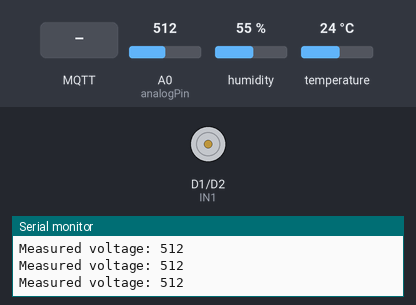
Bench run of a sketch on a simulated ESP8266 (NodeMCU). Parts: motor-driver pin pairs drawn as motors (green arrow = first pin HIGH = forward, orange = second pin HIGH = backward, longer = more drive, scaled by the enable pin), the last lines printed to the serial monitor. The test bench sets the inputs (shaded band); at power-on: A0 (analogPin) = 512, humidity 55 %, temperature 24 °C. WiFi joins after 1.5 s; servers stay silent unless stated; no MQTT or app messages arrive unless stated.

Above: at 3.2 s.
3.3 s: MQTT message "5" arrives on the first subscribed topic
At 4.6 s:
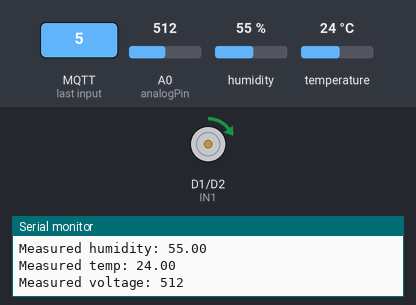
4.9 s: MQTT message "90" arrives on the first subscribed topic
At 6.2 s:
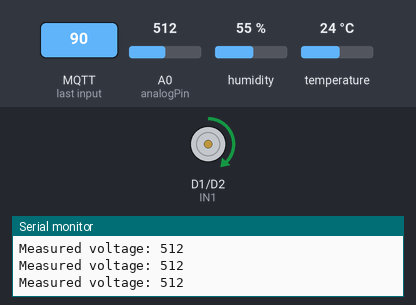
6.5 s: MQTT message "200" arrives on the first subscribed topic
At 7.0 s:
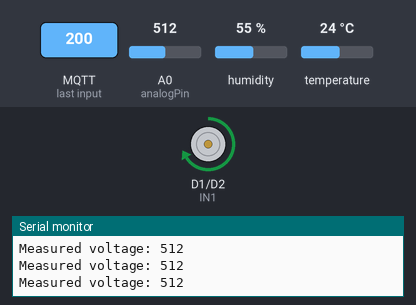
8.0 s: MQTT message "dry/speed" arrives on the first subscribed topic
At 8.7 s:
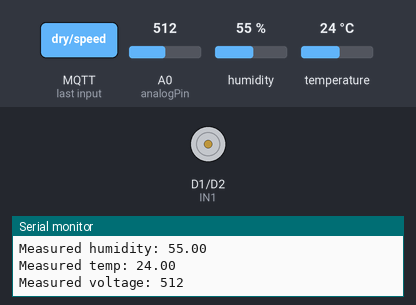
Timing chart, 0 to 10.6 s (numbered marks = the images above; inputs shaded):
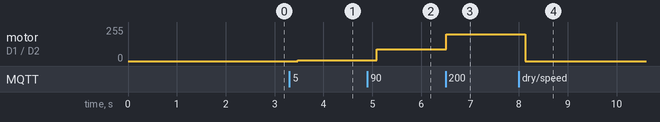

The sketch:

humidityDCmotor.ino
```cpp
// Hei, dette er Audun, jeg har fortsatt brukt Eirik sin kode som basis så full disclosure er hos han for pakker brukt
// [1] https://microcontrollerslab.com/l298n-dc-motor-driver-module-esp8266-nodemcu/ Used to understand motor controller

#include <ESP8266WiFi.h>
#include <PubSubClient.h>
#include "DHT.h"

#define DHTTYPE DHT22
// WIFI network
const char* ssid = "NTGR_E495";
const char* password = "L9j29iAU";
// MQTT broker credentials and IP
const char* MQTT_username = "kaiot";
const char* MQTT_password = "kebabsjappe";
const char* mqtt_server = "192.168.1.22";
WiFiClient espClient;
PubSubClient client(espClient);
// Motor driver pins
const int ENA = D7;  // controls speed
const int IN1 = D1;  // Directional control if needed
const int IN2 = D2;  // Directional control if needed
const int analogPin = A0;

// Some declared as 0 to prevent memory conflict on startup
const int DHTPin = D4;
DHT dht(DHTPin, DHTTYPE);
float humidityPub = 0;
float tempPub = 0;
int speed = 0;
// Timer variable
long now1 = millis();
long now2 = millis();
long lastMeasure1 = 0;
long lastMeasure2 = 0;
int digitalVoltage = 0;

void setup() {
  Serial.begin(115200);
  pinMode(ENA, OUTPUT);
  pinMode(IN1, OUTPUT);
  pinMode(IN2, OUTPUT);
  digitalWrite(IN1, LOW);  // Ensures motor wont jumpstart with both low
  digitalWrite(IN2, LOW);
  delay(500);
  digitalWrite(IN1, HIGH);  // Set direction
  digitalWrite(IN2, LOW);
  dht.begin();
  setup_wifi();
  client.setServer(mqtt_server, 1883);  // Sets mqtt server with the right port
  client.setCallback(callback);         // Sets callcback function
}

void loop() {
  delay(200);
  if (!client.connected()) {
    reconnect();
  }
  if (!client.loop())
    client.connect("ESP8266ClientDCMotor", MQTT_username, MQTT_password);
  now1 = millis();
  now2 = millis();
  if (now1 - lastMeasure1 > 200) {  // checks measurement interval
    lastMeasure1 = now1;
    digitalVoltage = analogRead(analogPin);                          //sets up measurement interval
    client.publish("dry/feedback", String(digitalVoltage).c_str());  // publishes humidity
    Serial.print("Measured voltage: ");
    Serial.println(digitalVoltage);
    if (now2 - lastMeasure2 > 2000) {  // checks measurement interval
      lastMeasure2 = now2;
      float humidityPub = dht.readHumidity();  // reads humidity
      float tempPub = dht.readTemperature();   // reads temperature

      if (isnan(humidityPub)) {  // could add an or statement to check temperature aswell
        Serial.println("Failed to read from DHT sensor!");
        return;
      }
      // client.publish("dry/humidity", String(humidityPub).c_str());  // publishes humidity
      client.publish("dry/temperature", String(tempPub).c_str());   // publishes temperature
      Serial.print("Measured humidity: ");
      Serial.println(humidityPub);
      Serial.print("Measured temp: ");
      Serial.println(tempPub);
    }
  }
}

//Function to change speed based on humidity
void changeSpeed(int speed) {
  Serial.println("Jeg snurrer");  // just to verify the funciton is called
  digitalWrite(IN1, HIGH);        //ensure direction, incase it is switched later
  digitalWrite(IN2, LOW);
  analogWrite(ENA, speed);  // sets speed recieved from contorl system
}


void callback(char* topic, byte* message, unsigned int length) {  // runs when message is recieved
  Serial.print("Message arrived on topic: ");
  Serial.print(topic);
  Serial.print(". Message: ");
  String msg;
  for (int i = 0; i < length; i++) {
    Serial.print((char)message[i]);
    msg += (char)message[i];
  }  // the input string
  // int msgInt = msg.substring(msg.indexOf(':') + 2, msg.lastIndexOf('.')).toInt();  // extracting the integer value, not used at the moment
  Serial.println();
  if (strcmp(topic, "dry/speed") == 0) {  // if the message is from the right topic
    Serial.print("The current motor output is ");
    Serial.println(msg);
    speed = msg.toInt();  // converts speed message from string to int
    changeSpeed(speed);   // changes speed if the message was from the right topic
  }
  Serial.println();
}

// This functions connects your ESP8266 to your router
void setup_wifi() {  // Connects to the network
  delay(10);
  Serial.print("Connecting to ");
  Serial.println(ssid);
  WiFi.begin(ssid, password);
  while (WiFi.status() != WL_CONNECTED) {  // prints . for every 500ms of connection to create feeling progress
    delay(500);
    Serial.print(".");
  }
  Serial.println("");
  Serial.print("WiFi connected - ESP IP address: ");
  Serial.println(WiFi.localIP());  // Prints IP
}

void reconnect() {
  while (!client.connected()) {  // Loops until connected
    Serial.print("Attempting MQTT connection...");
    if (client.connect("ESP8266ClientDC", MQTT_username, MQTT_password)) {
      Serial.println("connected");
      client.subscribe("dry/speed");  // subscribe to relevant topic
    } else {
      Serial.print("failed, rc=");
      Serial.print(client.state());
      Serial.println(" try again in 5 seconds");
      delay(5000);
    }
  }
}
```

Measured:
- after the input at 3.3 s, motor on D1 (IN1) / D2 (IN2): stopped → forward 5/255 after 0.18 s
- after the input at 4.9 s, motor on D1 (IN1) / D2 (IN2): forward 5/255 → forward 90/255 after 0.20 s
- after the input at 6.5 s, motor on D1 (IN1) / D2 (IN2): forward 90/255 → forward 200/255 at once
- after the input at 8.0 s, motor on D1 (IN1) / D2 (IN2): forward 200/255 → stopped after 0.13 s
